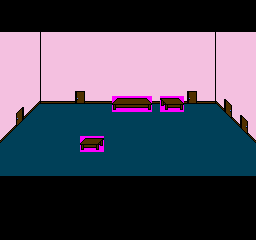

The image is a tile-based game level rendered from a .tmx file. Its description and source (layers, tilesets, objects; grid data summarised) follow:
An orthogonal 32x30 tile map with 8x8 px tiles, 2 tile layers (Tile Layer 1, Tile Layer 2).

<map version="1.0" orientation="orthogonal" width="32" height="30" tilewidth="8" tileheight="8" backgroundcolor="#000000">
 <properties>
  <property name="atl_viewScaling" value="2" />
 </properties>
 <tileset firstgid="1" name="tileset" tilewidth="8" tileheight="8">
  <image source="tileset.png" trans="ff00ff" width="256" height="240" />
  <tile id="0">
   <properties>
    <property name="Solid" value="true" />
   </properties>
  </tile>
  <tile id="1">
   <properties>
    <property name="Solid" value="true" />
   </properties>
  </tile>
  <tile id="2">
   <properties>
    <property name="Solid" value="true" />
   </properties>
  </tile>
  <tile id="3">
   <properties>
    <property name="Solid" value="true" />
   </properties>
  </tile>
  <tile id="4">
   <properties>
    <property name="Solid" value="true" />
   </properties>
  </tile>
  <tile id="7">
   <properties>
    <property name="Solid" value="true" />
   </properties>
  </tile>
  <tile id="8">
   <properties>
    <property name="Solid" value="true" />
   </properties>
  </tile>
  <tile id="9">
   <properties>
    <property name="Solid" value="true" />
   </properties>
  </tile>
  <tile id="64">
   <properties>
    <property name="Solid" value="True" />
   </properties>
  </tile>
  <tile id="65">
   <properties>
    <property name="Solid" value="true" />
   </properties>
  </tile>
  <tile id="66">
   <properties>
    <property name="Solid" value="true" />
   </properties>
  </tile>
  <tile id="67">
   <properties>
    <property name="Solid" value="True" />
   </properties>
  </tile>
  <tile id="68">
   <properties>
    <property name="Solid" value="True" />
   </properties>
  </tile>
 </tileset>
 <layer name="Tile Layer 1" width="32" height="30">
  <data>[960 cells, 960 non-empty, 22 distinct tile ids]</data>
 </layer>
 <layer name="Tile Layer 2" width="32" height="30">
  <data>[960 cells, 22 non-empty, 10 distinct tile ids]</data>
 </layer>
</map>